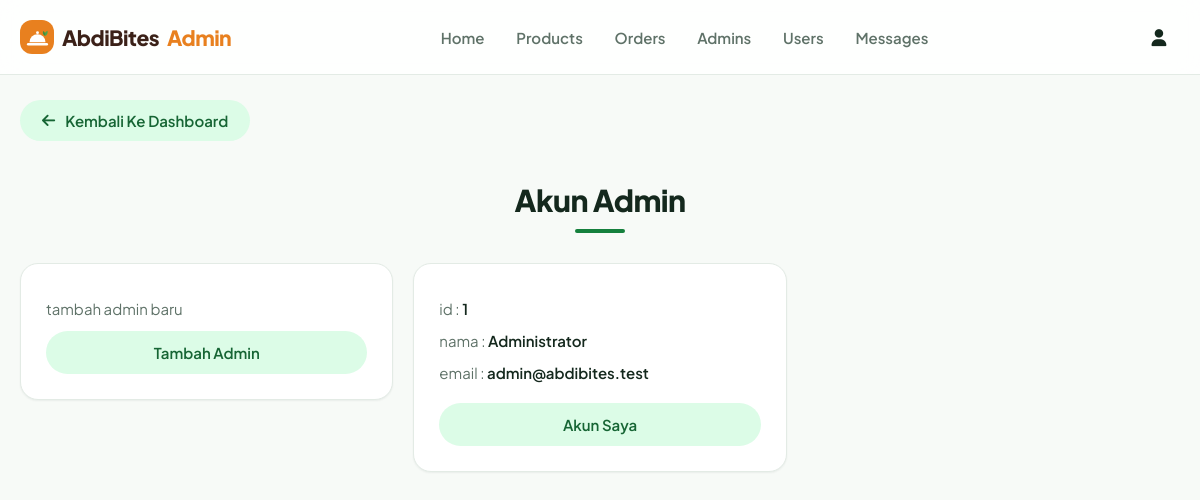
The app's page /admin/admin_accounts.php (signed in) with its own data.
### tables this page shows
CREATE TABLE `users` (
   `id`         INT UNSIGNED NOT NULL AUTO_INCREMENT,
   `name`       VARCHAR(50)  NOT NULL,
   `email`      VARCHAR(100) NOT NULL,
   `number`     VARCHAR(20)  NOT NULL,
   `password`   CHAR(40)     NOT NULL COMMENT 'sha1, lihat register.php',
   `address`    VARCHAR(500) NOT NULL DEFAULT '',
   `is_admin`   TINYINT(1)   NOT NULL DEFAULT 0 COMMENT '1 = boleh membuka panel admin',
   `created_at` TIMESTAMP    NOT NULL DEFAULT CURRENT_TIMESTAMP,
   PRIMARY KEY (`id`),
   UNIQUE KEY `uq_users_email` (`email`),
   KEY `idx_users_is_admin` (`is_admin`)
);

### app/config/auth.php (called while the page is built, shortened)
<?php
function logged_in_user($conn){
   $select_user = $conn->prepare("SELECT * FROM `users` WHERE id = ?");
   $select_user->execute([$_SESSION['user_id']]);
   $user = $select_user->fetch(PDO::FETCH_ASSOC);
   return $user;
}
function require_login($conn, $login_url = 'login.php'){
   $user = logged_in_user($conn);
   return $user;
}
function require_admin($conn, $login_url = '../login.php', $home_url = '../home.php'){
   $user = require_login($conn, $login_url);
   return $user;
}
?>

### public/admin/admin_accounts.php (the view, shortened to what this page needs)
<?php
require __DIR__ . '/../../app/config/connect.php';
require __DIR__ . '/../../app/config/auth.php';
$admin = require_admin($conn);
$admin_id = $admin['id'];
?>
<?php $page_title = 'akun admin'; include __DIR__ . '/../../app/partials/admin_head.php'; ?>
<?php include __DIR__ . '/../../app/partials/admin_header.php' ?>
<?php include __DIR__ . '/../../app/partials/admin_back.php' ?>
<section class="accounts">
   <h1 class="heading">akun admin</h1>
   <div class="box-container">
   <div class="box">
      <p>tambah admin baru</p>
      <a href="register_admin.php" class="option-btn">tambah admin</a>
   </div>
   <?php
      $select_account = $conn->prepare("SELECT * FROM `users` WHERE is_admin = 1 ORDER BY id");
      $select_account->execute();
      if($select_account->rowCount() > 0){
         while($fetch_accounts = $select_account->fetch(PDO::FETCH_ASSOC)){
   ?>
   <div class="box">
      <p> id : <span><?= $fetch_accounts['id']; ?></span> </p>
      <p> nama : <span><?= $fetch_accounts['name']; ?></span> </p>
      <p> email : <span><?= $fetch_accounts['email']; ?></span> </p>
      <div class="flex-btn">
         <?php
            if($fetch_accounts['id'] == $admin_id){
               echo '<a href="update_profile.php" class="option-btn">akun saya</a>';
            }else{
         ?>
         <a href="admin_accounts.php?demote=<?= $fetch_accounts['id']; ?>" class="delete-btn" onclick="return confirm('cabut hak admin akun ini? akunnya tetap ada sebagai pembeli.');">cabut admin</a>
         <?php
            }
         ?>
      </div>
   </div>
   <?php
      }
   }else{
      echo '<p class="empty">tidak ada akun admin</p>';
   }
   ?>
   </div>
</section>
</body>
</html>

### public/assets/css/admin_style.css (style rules this page uses)
:root { --green:#15803d; --green-dark:#166534; --green-soft:#dcfce7; --green-tint:#f0fdf4; --main-color:var(--green); --orange:#ea580c; --amber:#f59e0b; --brand-dark:#3b2118; --brand-orange:#e8801f; --red:#dc2626; --red-soft:#fee2e2; --bg:#f7faf7; --light-bg:var(--bg); --surface:#ffffff; --white:#ffffff; --ink:#14281d; --black:var(--ink); --muted:#5f7268; --light-color:var(--muted); --line:#e3ebe5; --radius:1.2rem; --radius-lg:1.8rem; --radius-pill:5rem; --border:.1rem solid var(--line); --shadow-sm:0 .1rem .2rem rgba(20,40,29,.06); --box-shadow:0 .4rem 1.6rem rgba(20,40,29,.08); --shadow-lg:0 1.2rem 3.2rem rgba(20,40,29,.12); --ease:.25s cubic-bezier(.4,0,.2,1); }
* { font-family:'Plus Jakarta Sans', system-ui, sans-serif; margin:0; padding:0; box-sizing:border-box; text-decoration:none; outline:none; border:none; }
html { font-size:62.5%; overflow-x:hidden; scroll-behavior:smooth; }
body { background-color:var(--bg); color:var(--ink); min-height:100vh; }
section { max-width:120rem; margin:0 auto; padding:4rem 2rem; }
.heading { text-align:center; margin-bottom:3rem; font-size:3rem; font-weight:800; letter-spacing:-.05rem; color:var(--ink); text-transform:capitalize; }
.heading::after { content:''; display:block; width:5rem; height:.4rem; margin:1rem auto 0; border-radius:var(--radius-pill); background-color:var(--green); }
.btn, .delete-btn, .option-btn { display:block; margin-top:1rem; border-radius:var(--radius-pill); cursor:pointer; width:100%; font-size:1.5rem; font-weight:600; color:#fff; padding:1.2rem 2.5rem; text-transform:capitalize; text-align:center; transition:var(--ease); }
.option-btn { background-color:var(--green-soft); color:var(--green-dark); }
.flex-btn { display:flex; gap:1rem; }
.flex-btn > * { flex:1; }
.placed-orders .box-container, .accounts .box-container, .messages .box-container { display:grid; grid-template-columns:repeat(auto-fill, minmax(30rem, 1fr)); gap:2rem; align-items:flex-start; }
.placed-orders .box-container .box, .accounts .box-container .box, .messages .box-container .box { background-color:var(--surface); border:var(--border); border-radius:var(--radius-lg); padding:2.5rem; box-shadow:var(--shadow-sm); transition:var(--ease); }
.placed-orders .box-container .box p, .accounts .box-container .box p, .messages .box-container .box p { line-height:1.6; margin:.8rem 0; font-size:1.5rem; color:var(--muted); }
.placed-orders .box-container .box p span, .accounts .box-container .box p span, .messages .box-container .box p span { color:var(--ink); font-weight:600; }

### records on screen
users: id "1", name "Administrator", email "admin@abdibites.test", shows "Akun Saya"

### other values on screen
$back_text "Kembali Ke Dashboard"
